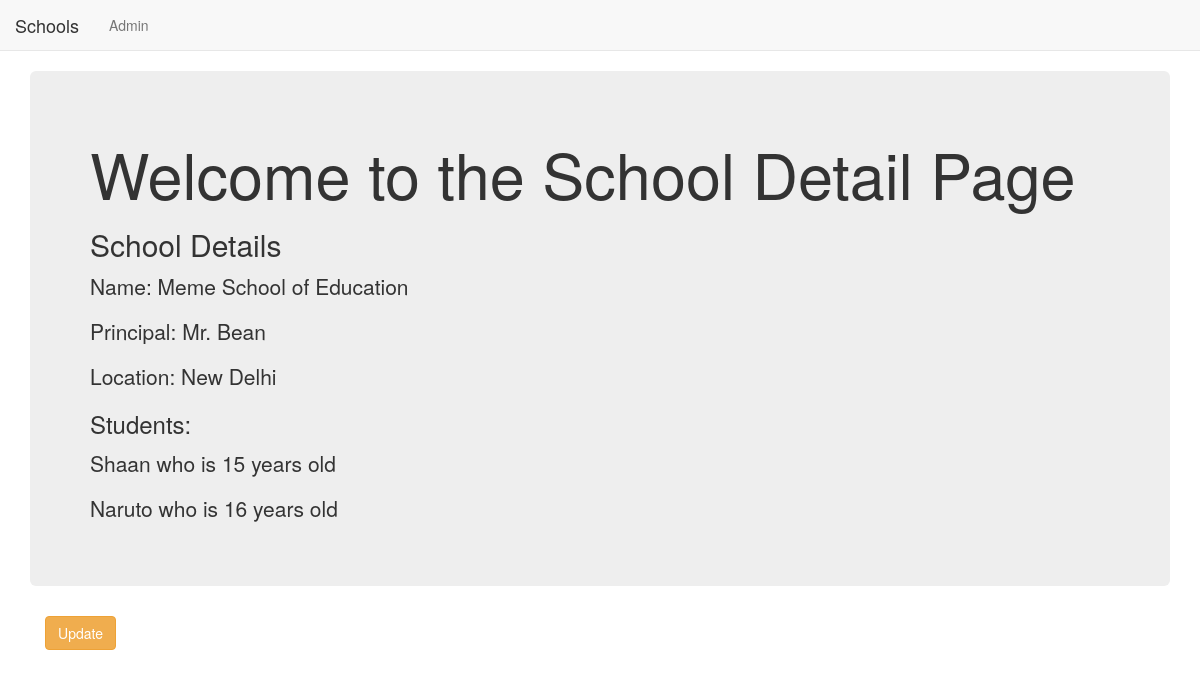
/basic_app/1/, run on the app's committed database.
### basic_app/models.py (models this page shows, shortened)
class School(models.Model):
    name = models.CharField(max_length = 250)
    principal = models.CharField(max_length = 250)
    location = models.CharField(max_length = 250)

class Student(models.Model):
    name = models.CharField(max_length = 250)
    age = models.PositiveIntegerField()
    school = models.ForeignKey(School,on_delete=models.CASCADE,related_name='students') #used in school details html to get

### basic_app/views.py (the view)
# urls.py: re_path(r'^(?P<pk>\d+)/$',views.SchoolDetailView.as_view(),name='detail'),  #updated
class SchoolDetailView(DetailView):
    context_object_name = 'school_detail'  #by default it returns 'school' as context
    model = School
    template_name = 'basic_app/school_details.html'

### basic_app/templates/basic_app/school_details.html
{% extends "basic_app/basic_app_base.html" %}
{% block  body_block %}
  <div class="jumbotron">
    <h1>Welcome to the School Detail Page</h1>
    <h2>School Details</h2>
    <p>Name: {{school_detail.name}} </p>
    <p>Principal: {{school_detail.principal}} </p>
    <p>Location: {{school_detail.location}} </p>
    <h3>Students:</h3>
    {% for students in school_detail.students.all %}
    <p>{{students.name}} who is {{students.age}} years old</p>
    {% endfor %}
  </div>
  <div class="container">
  <p><a class = 'btn btn-warning' href="{% url 'basic_app:update' pk=school_detail.pk %}">Update</a></p>
  </div>
{% endblock %}

### data on the page
School: name "Meme School of Education", principal "Mr. Bean", location "New Delhi"
Student: name "Shaan", age "15"
Student: name "Naruto", age "16"
